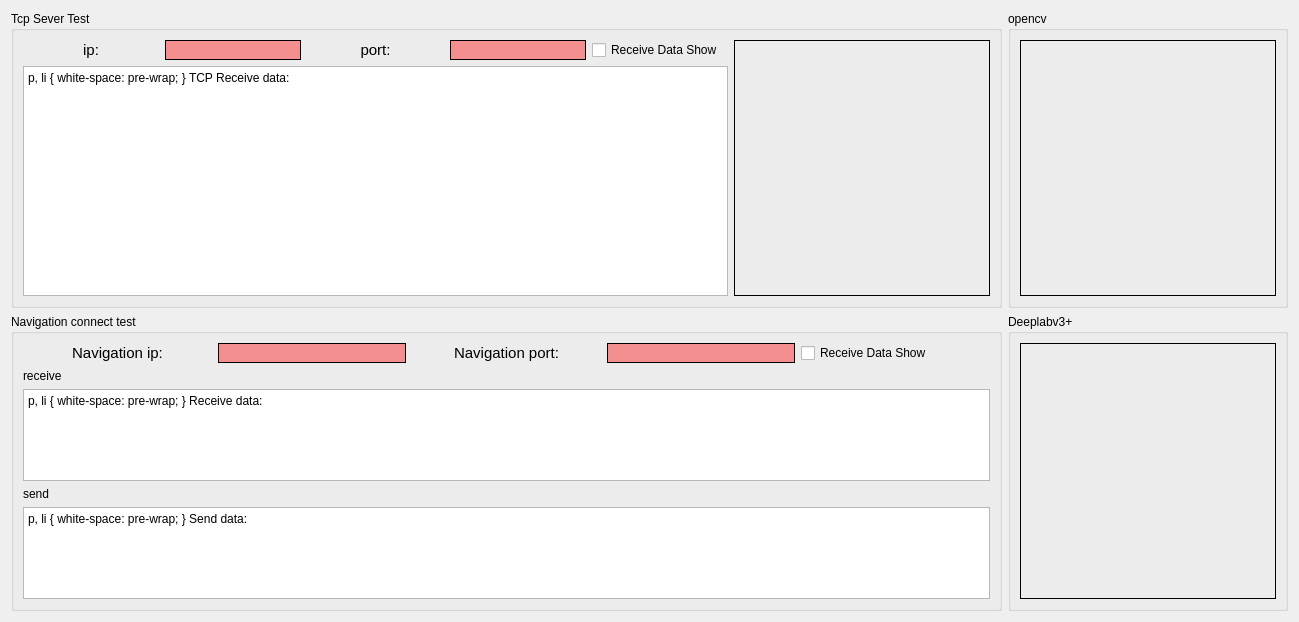
<?xml version="1.0" encoding="UTF-8"?>
<ui version="4.0">
 <class>pyTest</class>
 <widget class="QWidget" name="pyTest">
  <property name="geometry">
   <rect>
    <x>0</x>
    <y>0</y>
    <width>1289</width>
    <height>605</height>
   </rect>
  </property>
  <property name="windowTitle">
   <string>Main Window</string>
  </property>
  <layout class="QGridLayout" name="gridLayout_6">
   <item row="0" column="0">
    <widget class="QGroupBox" name="groupBox">
     <property name="title">
      <string>Tcp Sever Test</string>
     </property>
     <layout class="QGridLayout" name="gridLayout_2">
      <item row="0" column="0">
       <layout class="QGridLayout" name="gridLayout">
        <item row="0" column="0">
         <widget class="QLabel" name="label">
          <property name="font">
           <font>
            <family>Arial</family>
            <pointsize>11</pointsize>
           </font>
          </property>
          <property name="text">
           <string>ip:</string>
          </property>
          <property name="alignment">
           <set>Qt::AlignCenter</set>
          </property>
         </widget>
        </item>
        <item row="0" column="1">
         <widget class="QLabel" name="ip">
          <property name="font">
           <font>
            <family>Arial</family>
            <pointsize>11</pointsize>
           </font>
          </property>
          <property name="styleSheet">
           <string notr="true">background-color: rgba(255, 0, 0, 100);</string>
          </property>
          <property name="frameShape">
           <enum>QFrame::Panel</enum>
          </property>
          <property name="text">
           <string/>
          </property>
          <property name="alignment">
           <set>Qt::AlignCenter</set>
          </property>
         </widget>
        </item>
        <item row="0" column="2">
         <widget class="QLabel" name="label_4">
          <property name="font">
           <font>
            <family>Arial</family>
            <pointsize>11</pointsize>
           </font>
          </property>
          <property name="text">
           <string>port:</string>
          </property>
          <property name="alignment">
           <set>Qt::AlignCenter</set>
          </property>
         </widget>
        </item>
        <item row="0" column="3">
         <widget class="QLabel" name="port">
          <property name="font">
           <font>
            <family>Arial</family>
            <pointsize>11</pointsize>
           </font>
          </property>
          <property name="styleSheet">
           <string notr="true">background-color: rgba(255, 0, 0, 100);</string>
          </property>
          <property name="frameShape">
           <enum>QFrame::Panel</enum>
          </property>
          <property name="text">
           <string/>
          </property>
          <property name="alignment">
           <set>Qt::AlignCenter</set>
          </property>
         </widget>
        </item>
        <item row="0" column="4">
         <widget class="QCheckBox" name="RecDataShowCheck">
          <property name="text">
           <string>Receive Data Show</string>
          </property>
          <property name="checked">
           <bool>false</bool>
          </property>
         </widget>
        </item>
        <item row="1" column="0" colspan="5">
         <widget class="QTextBrowser" name="RecDataBrowser">
          <property name="minimumSize">
           <size>
            <width>705</width>
            <height>221</height>
           </size>
          </property>
          <property name="styleSheet">
           <string notr="true"/>
          </property>
          <property name="html">
           <string>&lt;!DOCTYPE HTML PUBLIC &quot;-//W3C//DTD HTML 4.0//EN&quot; &quot;http://www.w3.org/TR/REC-html40/strict.dtd&quot;&gt;
&lt;html&gt;&lt;head&gt;&lt;meta name=&quot;qrichtext&quot; content=&quot;1&quot; /&gt;&lt;style type=&quot;text/css&quot;&gt;
p, li { white-space: pre-wrap; }
&lt;/style&gt;&lt;/head&gt;&lt;body style=&quot; font-family:'SimSun'; font-size:9pt; font-weight:400; font-style:normal;&quot;&gt;
&lt;p style=&quot; margin-top:0px; margin-bottom:0px; margin-left:0px; margin-right:0px; -qt-block-indent:0; text-indent:0px;&quot;&gt;TCP Receive data:&lt;/p&gt;&lt;/body&gt;&lt;/html&gt;</string>
          </property>
         </widget>
        </item>
       </layout>
      </item>
      <item row="0" column="1">
       <widget class="QLabel" name="imageShowLabel">
        <property name="minimumSize">
         <size>
          <width>256</width>
          <height>256</height>
         </size>
        </property>
        <property name="frameShape">
         <enum>QFrame::Panel</enum>
        </property>
        <property name="text">
         <string/>
        </property>
       </widget>
      </item>
     </layout>
    </widget>
   </item>
   <item row="0" column="1">
    <widget class="QGroupBox" name="groupBox_3">
     <property name="title">
      <string>opencv</string>
     </property>
     <layout class="QGridLayout" name="gridLayout_4">
      <item row="0" column="0">
       <widget class="QLabel" name="RoadOpencv">
        <property name="minimumSize">
         <size>
          <width>256</width>
          <height>256</height>
         </size>
        </property>
        <property name="maximumSize">
         <size>
          <width>256</width>
          <height>275</height>
         </size>
        </property>
        <property name="frameShape">
         <enum>QFrame::Panel</enum>
        </property>
        <property name="text">
         <string/>
        </property>
       </widget>
      </item>
     </layout>
    </widget>
   </item>
   <item row="1" column="0">
    <widget class="QGroupBox" name="groupBox_2">
     <property name="title">
      <string>Navigation connect test</string>
     </property>
     <layout class="QGridLayout" name="gridLayout_3">
      <item row="1" column="0">
       <widget class="QLabel" name="label_3">
        <property name="text">
         <string>receive</string>
        </property>
       </widget>
      </item>
      <item row="4" column="0">
       <widget class="QTextBrowser" name="NaviDataSendShow">
        <property name="styleSheet">
         <string notr="true"/>
        </property>
        <property name="html">
         <string>&lt;!DOCTYPE HTML PUBLIC &quot;-//W3C//DTD HTML 4.0//EN&quot; &quot;http://www.w3.org/TR/REC-html40/strict.dtd&quot;&gt;
&lt;html&gt;&lt;head&gt;&lt;meta name=&quot;qrichtext&quot; content=&quot;1&quot; /&gt;&lt;style type=&quot;text/css&quot;&gt;
p, li { white-space: pre-wrap; }
&lt;/style&gt;&lt;/head&gt;&lt;body style=&quot; font-family:'SimSun'; font-size:9pt; font-weight:400; font-style:normal;&quot;&gt;
&lt;p style=&quot; margin-top:0px; margin-bottom:0px; margin-left:0px; margin-right:0px; -qt-block-indent:0; text-indent:0px;&quot;&gt;Send data:&lt;/p&gt;&lt;/body&gt;&lt;/html&gt;</string>
        </property>
       </widget>
      </item>
      <item row="0" column="0">
       <layout class="QHBoxLayout" name="horizontalLayout">
        <item>
         <widget class="QLabel" name="label_2">
          <property name="font">
           <font>
            <family>Arial</family>
            <pointsize>11</pointsize>
           </font>
          </property>
          <property name="text">
           <string>Navigation ip:</string>
          </property>
          <property name="alignment">
           <set>Qt::AlignCenter</set>
          </property>
         </widget>
        </item>
        <item>
         <widget class="QLabel" name="NaviIp">
          <property name="font">
           <font>
            <family>Arial</family>
            <pointsize>11</pointsize>
           </font>
          </property>
          <property name="styleSheet">
           <string notr="true">background-color: rgba(255, 0, 0, 100);</string>
          </property>
          <property name="frameShape">
           <enum>QFrame::Panel</enum>
          </property>
          <property name="text">
           <string/>
          </property>
          <property name="alignment">
           <set>Qt::AlignCenter</set>
          </property>
         </widget>
        </item>
        <item>
         <widget class="QLabel" name="label_5">
          <property name="font">
           <font>
            <family>Arial</family>
            <pointsize>11</pointsize>
           </font>
          </property>
          <property name="text">
           <string>Navigation port:</string>
          </property>
          <property name="alignment">
           <set>Qt::AlignCenter</set>
          </property>
         </widget>
        </item>
        <item>
         <widget class="QLabel" name="NaviPort">
          <property name="font">
           <font>
            <family>Arial</family>
            <pointsize>11</pointsize>
           </font>
          </property>
          <property name="styleSheet">
           <string notr="true">background-color: rgba(255, 0, 0, 100);</string>
          </property>
          <property name="frameShape">
           <enum>QFrame::Panel</enum>
          </property>
          <property name="text">
           <string/>
          </property>
          <property name="alignment">
           <set>Qt::AlignCenter</set>
          </property>
         </widget>
        </item>
        <item>
         <widget class="QCheckBox" name="NaviRecDataShowCheck">
          <property name="text">
           <string>Receive Data Show</string>
          </property>
          <property name="checked">
           <bool>false</bool>
          </property>
         </widget>
        </item>
       </layout>
      </item>
      <item row="2" column="0">
       <widget class="QTextBrowser" name="NaviDataRecShow">
        <property name="styleSheet">
         <string notr="true"/>
        </property>
        <property name="html">
         <string>&lt;!DOCTYPE HTML PUBLIC &quot;-//W3C//DTD HTML 4.0//EN&quot; &quot;http://www.w3.org/TR/REC-html40/strict.dtd&quot;&gt;
&lt;html&gt;&lt;head&gt;&lt;meta name=&quot;qrichtext&quot; content=&quot;1&quot; /&gt;&lt;style type=&quot;text/css&quot;&gt;
p, li { white-space: pre-wrap; }
&lt;/style&gt;&lt;/head&gt;&lt;body style=&quot; font-family:'SimSun'; font-size:9pt; font-weight:400; font-style:normal;&quot;&gt;
&lt;p style=&quot; margin-top:0px; margin-bottom:0px; margin-left:0px; margin-right:0px; -qt-block-indent:0; text-indent:0px;&quot;&gt;Receive data:&lt;/p&gt;&lt;/body&gt;&lt;/html&gt;</string>
        </property>
       </widget>
      </item>
      <item row="3" column="0">
       <widget class="QLabel" name="label_6">
        <property name="text">
         <string>send</string>
        </property>
       </widget>
      </item>
     </layout>
    </widget>
   </item>
   <item row="1" column="1">
    <widget class="QGroupBox" name="groupBox_4">
     <property name="title">
      <string>Deeplabv3+</string>
     </property>
     <layout class="QGridLayout" name="gridLayout_5">
      <item row="0" column="0">
       <widget class="QLabel" name="RoadDeeplab">
        <property name="minimumSize">
         <size>
          <width>256</width>
          <height>256</height>
         </size>
        </property>
        <property name="maximumSize">
         <size>
          <width>256</width>
          <height>275</height>
         </size>
        </property>
        <property name="frameShape">
         <enum>QFrame::Panel</enum>
        </property>
        <property name="text">
         <string/>
        </property>
       </widget>
      </item>
     </layout>
    </widget>
   </item>
  </layout>
  <zorder>groupBox_2</zorder>
  <zorder>groupBox</zorder>
  <zorder>groupBox_3</zorder>
  <zorder>groupBox_4</zorder>
 </widget>
 <resources/>
 <connections/>
</ui>
